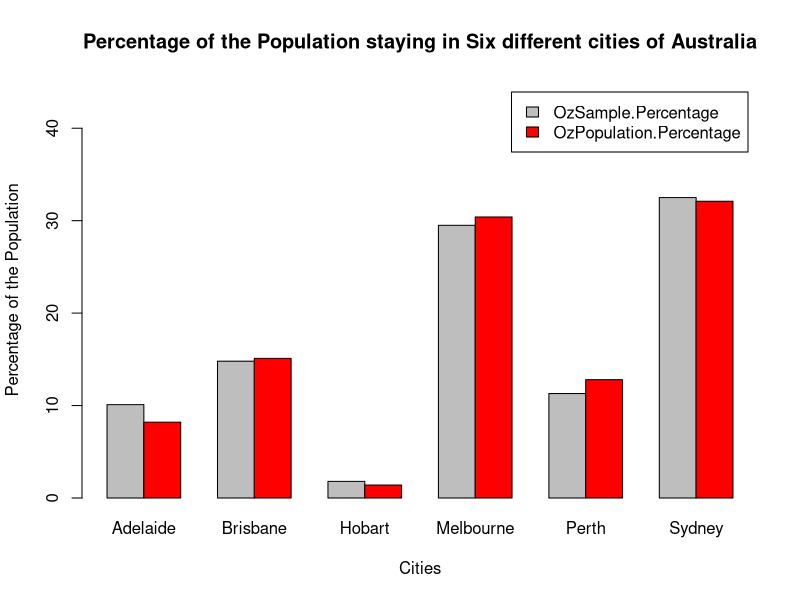
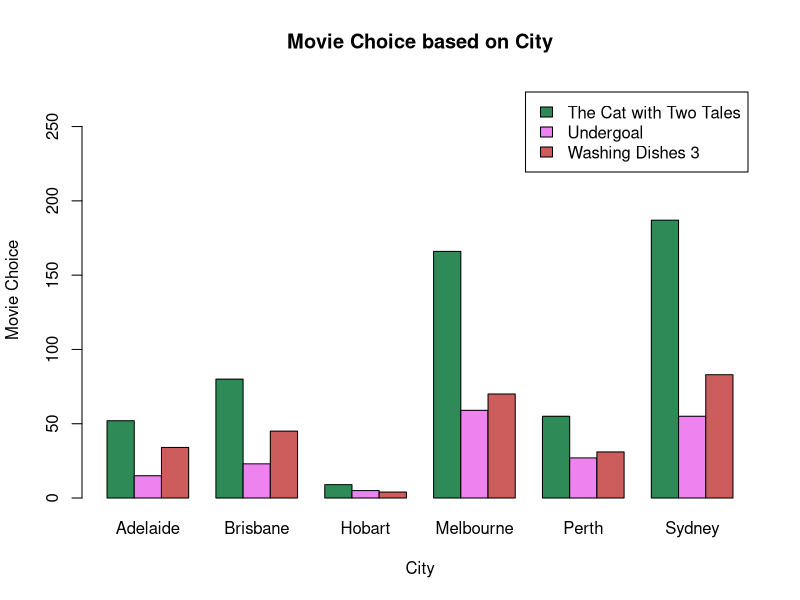
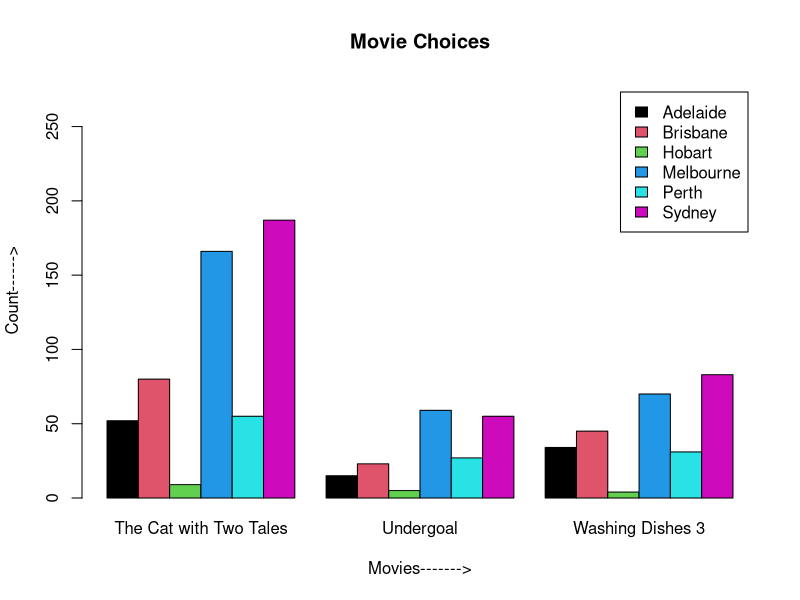
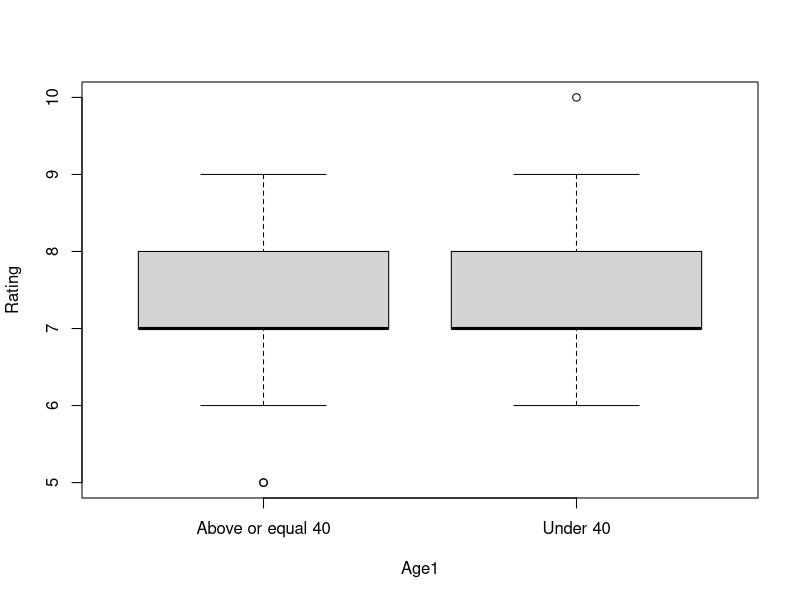

The R script that drew these images, in order: (Note: this script raises an error after producing the figures.)
####################   Question1     ############################
project<-read.csv("project2018S.csv")
str(project)

####Exploring of dataset
View(project)
dim(project)
names(project)
head(project)

City=c("Adelaide", "Brisbane", "Hobart", "Melbourne", "Perth", "Sydney")
Population=c(1313927,2408223,226884,4850740,2050138,5131326)
Propotion=c(0.082, 0.151, 0.014, 0.304, 0.128, 0.321)
OzPopulation=data.frame(City,Population,Propotion)

OzPopulation
#### To look at the sample population propotions
OzSample.count=table(project$City)
OzSample.count

#proportion and %age calculation for given dataset
OzSample.Propotion =OzSample.count/1000
OzSample.Percentage =OzSample.Propotion*100

#proportion and %age calculation for given population
#OzPopulation$Propotion =c(0.082, 0.151, 0.014, 0.304, 0.128, 0.321)
OzPopulation.Percentage=OzPopulation$Propotion*100


#####Ploting the Bar Graphs
plot1=rbind(OzSample.Percentage,OzPopulation.Percentage)
barplot(plot1, xlab="Cities",
        ylab="Percentage of the Population", 
        main="Percentage of the Population staying in Six different cities of Australia",
        beside= TRUE, col=c("grey", "red"),ylim=c(0,45),legend= row.names(plot1))

### Applying The test
g.count=table(project$City)          #given count from the dataset
e.count=OzPopulation$Propotion*1000     #considering the same scale and calulating the no of individuals city-vise

######### Representative Sample ############
chi2=sum((OzSample.count-e.count)^2/e.count)
chi2
####------------   test to see if data matches proportions
#H0= The distribution of cities in the data matches the above population proportions of the cities.
#HA= The distribution of cities in the data does not matches the above population proportions of the cities.

chisq.test(OzSample.count, p=OzPopulation.Percentage, rescale.p=TRUE, simulate.p.value = TRUE, B=1000)
## p value is high, so we can't say that the proportions don't match.

#*****************************************************************************************************************************************************************
#################################   Question 2   #############################
# CHOSEN MOVIE
#It is believed that people from difference cities have different preferences. Is there a dependence between the sample variables City and Chosen Movie?
project<-read.csv("project2018S.csv")
movie_city=table(project$Movie,project$City)
movie_city
city_movie=table(project$City,project$Movie)
chisq.test(movie_city,simulate.p.value = TRUE,B=2000)
#H0: The The two variables are independent
#H1: The The two variables are dependent

chisq.test(movie_city)
chisq.test(movie_city,B=2000)
#p value is high, so we can't say that variables are dependent.

barplot(movie_city,beside = TRUE, col=c("sea green","violet","indian red"),xlab="City", ylab="Movie Choice",
        main="Movie Choice based on City", ylim=c(0,280),legend=T)

barplot(city_movie,beside = TRUE, col=1:6,xlab="Movies------->", ylab="Count------>",
        main="Movie Choices", ylim=c(0,280),legend=T)

#*****************************************************************************************************************************************************************
######################## Question3 ###########################################
##   HARSH RATERS
#As people grow older, it is believed that they expect more from movies and so provide lower ratings. 
#To answer this question, test if there is a difference in the mean rating for people over and including 40 years old, compared to the mean rating from people under 40 years old.
project<-read.csv("project2018S.csv")
Age1= ifelse(project$Age< 40,"Under 40","Above or equal 40")
project1= data.frame(project,Age1)
#project2= data.frame(project1$Rating,project1$Age1)
names(project1)

t.test(Rating~Age1, data= project1)

## H0: no difference in movie rating between ppl below 40 and ppl Above 40
## H1: there is a difference in movie rating.

t.test(Rating~Age1, data=project1, var.equal=TRUE)
#

boxplot(Rating~Age1, data=project1)
#Another way###
t.test(Rate.Above40, Rate.Under40 )
Rate.Above40 = subset(project2, project1.Age1=="Above or equal 40", project1.Rating, drop=TRUE)
Rate.Under40 = subset(project2, project1.Age1=="Under 40", project1.Rating, drop=TRUE)

#
library(lattice)
histogram(~Rating|Age1, data=project1, main="Rating on the Scale of 5-10 based on Age group of Under 40 and Above 40")

#*****************************************************************************************************************************************************************
#####################    Question 4 ###########################
#BEST MOVIE
#Is there evidence that the movies are not equally preferred? Test if all mean ratings are equal for each movie?
#If there is not equal preference, which is preferred over which?
project<-read.csv("project2018S.csv")

movie<-project[,-c(1,3)]
movie_data<-table(movie)
movie_data

chisq.test(movie_data, simulate.p.value = TRUE, B=2000)

movie.r= aov(Rating~Movie, data= project)
summary(movie.r)

TukeyHSD(movie.r)
plot(TukeyHSD(movie.r))

boxplot(Rating~Movie, data= project,xlab="Movies", ylab="Rating",
        main="Rating of the Movies" )
#IQR(project$Rating)
#quantile(project$Rating, 0.25)
#quantile(project$Rating, 0.75)
#quantile(project$Rating, c(0.25,0.5, 0.75))

#dotchart(q4$Rating, group=q4$Movie, xlab="Rating for the Movie",pch=16)

#*****************************************************************************************************************************************************************

###################  Question5###############
# SImple Linear Regression (AGE AND RATING)
#We found that older people rate movies lower. Using a linear model of Rating as a function of Age, is there evidence that the gradient is not zero? 
#Use the model to predict the expected rating for someone of age 32.
MovieR_lm=lm(Rating~Age, data= project)
plot(x= project$Age, y= project$Rating, xlab= "Age",ylab= "Rating", main="Linear dependence of Movie Rating with Age", pch=16)
abline(MovieR_lm, col="red",lwd=2)
#H0= slope is zero
#H1= slope is not equal to zero
x=replicate(1000,{
  Age.Shuff = sample(project$Age)
  MovieR_lm1=lm(Rating~Age.Shuff, data= project)
  coef(MovieR_lm1)[2]
})
hist(x, col="lightblue", main="", xlab="")
MovieR_lm=lm(Rating~Age, data= project)
slope= coef(MovieR_lm)[2]
pVal=mean(x>abs(slope)) + mean(x< -abs(slope))
pVal

predict(MovieR_lm, list(Age=32))
coef(MovieR_lm)
#*****************************************************************************************************************************************************************



